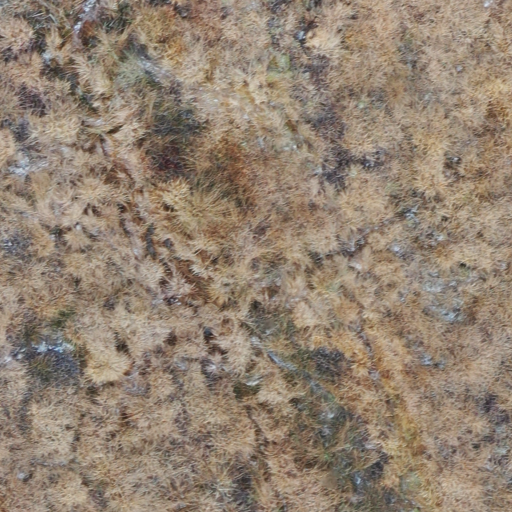
#> input picture Test_data/data_processing/sample_image_dir/RGBA_image.png, 1024 x 1024 px (shown at 1/2 size)
$ python image_tools_test.py
#> lines starting #> are read from the running program, lines starting #| are printed output that depends on the picture
### Python/data_processing/image_tools.py
import os
import numpy as np
from PIL import Image
from glob import glob
from Python.data_processing.utils import segmentation_masks_rgb_to_index


def load_image(image_path: str) -> np.ndarray:
    """Load a single image into a numpy array with uint8 encoding.

    Args:
        image_path (str) : Path to image.

    Returns:
        image (np.ndarray (row, column, channel)) : Row major image
            array. Note greyscale images are loaded into 3D numpy arrays
            with one element in the channel dimension.
    """
    with Image.open(image_path) as im:
        image = np.asarray(im)
    if len(image.shape) == 2:
        image = np.expand_dims(image, axis=-1)
    return image


def save_image(image: np.ndarray, path: str) -> None:
    """Save an integer image array as a png image.

    Args:
        image (np.ndarray (int)) : Image array to save, must contain
            integer pixel values.
        path (str) : Path to save location, must end in .png.

    Errors:
        FileExistsError : If path already exists.
        ValueError : If image path does not end in .png
        ValueError : If image dtype is not int
    """
    if os.path.exists(path):
        raise FileExistsError(f"file already exists at {path}")
    extension = path.split(".")[-1]
    if extension != "png":
        raise ValueError("path must end in .png")
    if not np.issubdtype(image.dtype, np.integer):
        raise ValueError("image must be an interger array")
    Image.fromarray(image).save(path)


def load_image_dir_to_array(
    segmentation_rgb_dir_path: str, sorted: bool = True, normalised=False
) -> tuple[np.ndarray, list[str]]:
    """Loads all png images from dir into float32 array with RGB
        encoding.

    Args:
        image_dir_path (str) : Path to directory containing .png images.
        sorted (bool) : If true, sorts images based on filenames.

    Returns:
        image_dataset (np.ndarray (np.float32)) : Array of images with
            dimensions: image number, pixel row, pixel column, RGB
            channel.
        image_paths (list (str)) : List of image paths in the order
            which the images are loaded into array.
    """
    img_lookup = os.path.join(segmentation_rgb_dir_path, '*.png')
    image_paths = glob(img_lookup)
    if sorted:
        image_paths.sort()
    images = [load_image(img) for img in image_paths]
    image_dataset = np.array(images, dtype=np.float32)
    if normalised:
        image_dataset = image_dataset / 255.0
    return image_dataset, image_paths


# [134 lines left out: functions create_greyscale_masks, split_image_in_four, split_png_images_in_four_from_dir, combine_images, not called in this run]

### Python/data_processing/image_tools_test.py
import os
import numpy as np
from Python.config import Config
from Python.data_processing import image_tools

def _check_image_shape(image: np.ndarray, expected_shape: tuple) -> None:
    """Compare image shape to true shape and raise assertion error if
        they are different.

    Args:
        image (np.ndarray) : Image arrays.
        expected_shape (tuple (int)) : Expected shape of image.

    Errors:
        AssertionError : If there is a mismatch between image shape and
        expected shape.
    """
    errmsg = "dimension mismatch, expected {expected_shape} got {image.shape}"
    for dimension, true_dimension in zip(
        image.shape, expected_shape, strict=True
    ):
        assert dimension == true_dimension, errmsg


def test_load_image():
    print("Testing load_image")
    expected_rgba_shape = (1024, 1024, 4)
    expected_greyscale_shape = (1024, 1024, 1)
    # Check multi_channel image shapes
    rgba_path = os.path.join(
        Config.test_data_path,
        "data_processing",
        "sample_image_dir",
        "RGBA_image.png"
    )
    rgba_image = image_tools.load_image(rgba_path)
#> in load_image, im is the input picture: PIL image 1024x1024 RGBA; mean R, G, B, A 146.2, 130, 113.8, 255
    _check_image_shape(rgba_image, expected_rgba_shape)
    # Check greyscale image shapes
    greyscale_path = os.path.join(
        Config.test_data_path,
        "data_processing",
        "sample_image_dir",
        "greyscale_image.png"
    )
    greyscale_image = image_tools.load_image(greyscale_path)
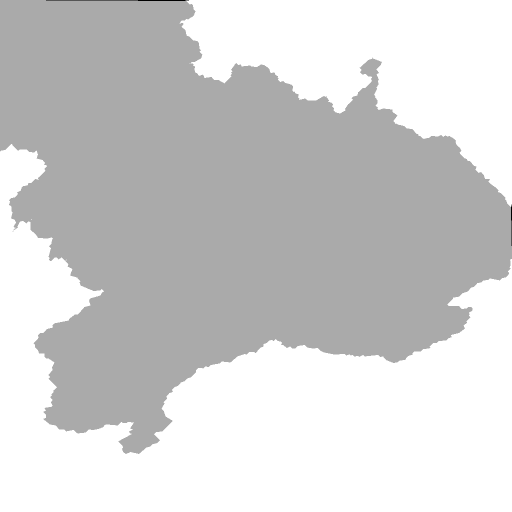
#> input picture Test_data/data_processing/sample_image_dir/greyscale_image.png, 1024 x 1024 px (shown at 1/2 size)
#> in load_image, im is the input picture: PIL image 1024x1024 L; min 0, max 3, mean 2.46
    _check_image_shape(greyscale_image, expected_greyscale_shape)
    # Check output is in range [0, 255] and not noramlised to [0, 1)
    assert rgba_image.max() <=255 and rgba_image.max() > 1, \
        "load_image output was normalised"
    # Check image output uses uint8 encoding
    assert np.issubdtype(rgba_image.dtype, np.uint8), \
        "load_image output is not uint8 encoded"


def test_save_image():
    print("Testing save_image")
    occupied_path = os.path.join(
        Config.test_data_path,
        "data_processing",
        "sample_rgba_image_dir",
        "post_process-32-20.png"
    )
    available_path = os.path.join(
        Config.test_data_path,
        "data_processing",
        "sample_rgba_image_dir",
        "post_process-temp.png"
    )
    bad_extension_path = os.path.join(
        Config.test_data_path,
        "data_processing",
        "sample_rgba_image_dir",
        "post_process-temp.jpeg"
    )
    image = image_tools.load_image(occupied_path)
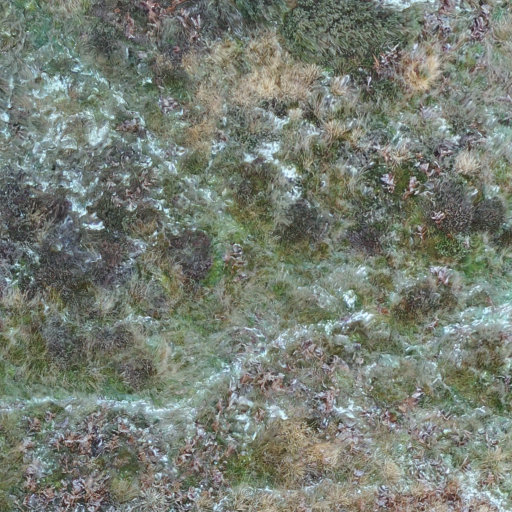
#> input picture Test_data/data_processing/sample_rgba_image_dir/post_process-32-20.png, 1024 x 1024 px (shown at 1/2 size)
#> in load_image, im is the input picture: PIL image 1024x1024 RGBA; mean R, G, B, A 118.7, 125.4, 115.1, 255
    # Test saving to occupied path raises a FileExistsError
    try:
        image_tools.save_image(image, occupied_path)
    except FileExistsError:
        pass
    else:
        raise AssertionError(
            "does not throw FileExistsError when trying to write to occupied " +
            "path"
        )
    # Test saving to bad path which does not end in .png raises a
    # ValueError
    try:
        image_tools.save_image(image, bad_extension_path)
    except ValueError:
        pass
    else:
        raise AssertionError(
            "Does not throw ValueError when trying to write to a path which " +
            "not end in .png"
        )
    # Test saving to a good path works by loading the image back and
    # checking they are the same.
    image_tools.save_image(image, available_path)
    saved_image = image_tools.load_image(available_path)
    os.remove(available_path)
    assert (saved_image == image).all(), "saved image was corrupted"


def test_load_image_dir_to_array():
    print("Testing load_image_dir_to_array")
    expected_image_number = 2
    expected_image_shape = [1024, 1024, 4]
    image_dir_path = os.path.join(
        Config.test_data_path, "data_processing", "sample_rgba_image_dir"
    )
    image_array, image_paths = image_tools.load_image_dir_to_array(
        image_dir_path
    )
#> in load_image_dir_to_array, `images = [load_image(img) for img in image_paths]`: images = 1 item
#> image_paths = 1 item
    # Check image_array has correct shape
    n_images = len(image_array)
#> n_images = 1
    errmsg = f"found {n_images} but expected {expected_image_number} in "
#> errmsg = 'found 1 but expected 2 in '
    errmsg += f"{image_dir_path}"
#> (the run stopped early here; a loop or call above may not have finished)
